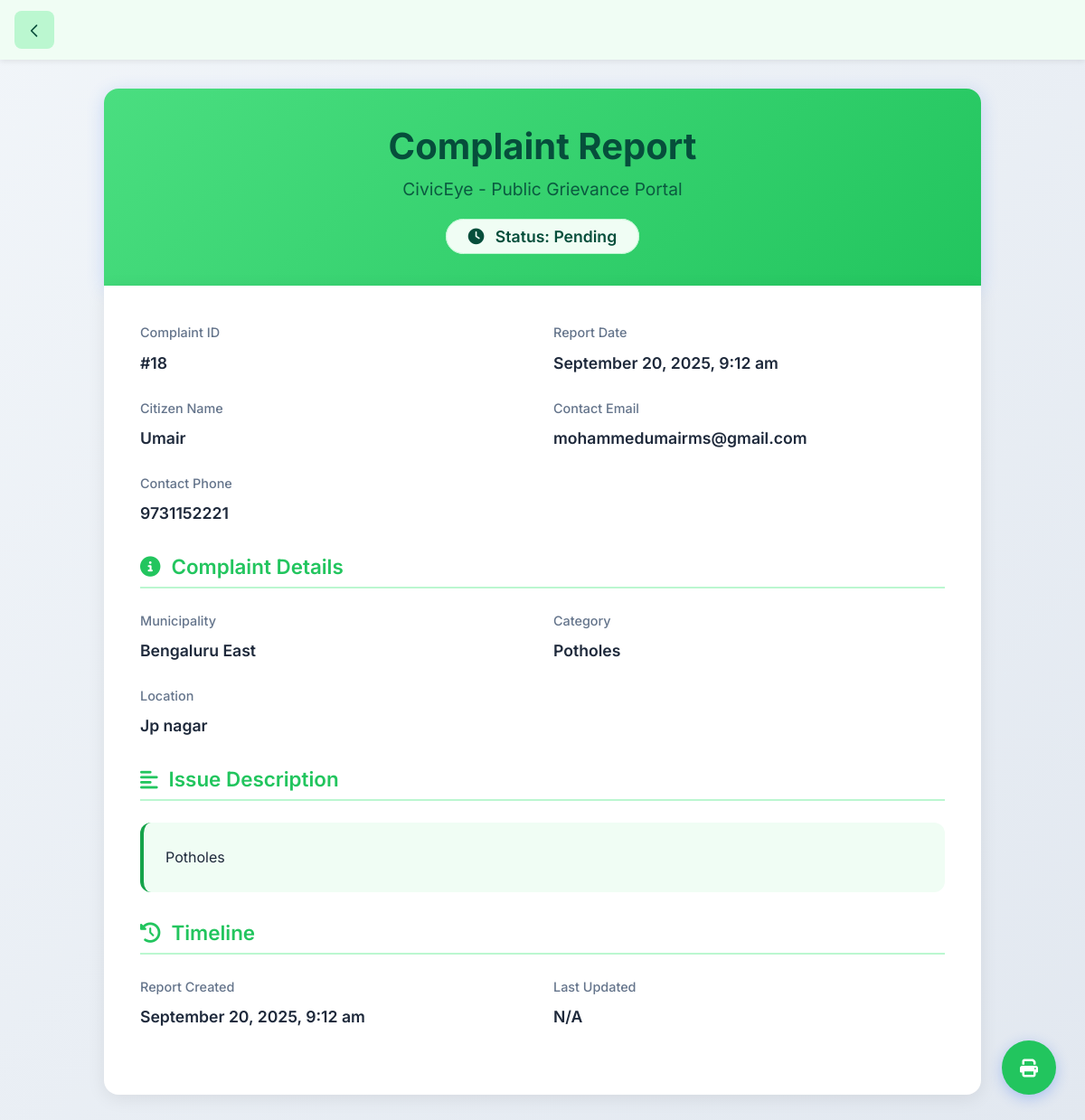
The page /view_complaint.php?id=18 on the database its author committed.
### tables this page shows
CREATE TABLE `complaints` (
  `id` int(11) NOT NULL,
  `citizen_name` varchar(100) NOT NULL,
  `citizen_email` varchar(100) DEFAULT NULL,
  `citizen_phone` varchar(15) DEFAULT NULL,
  `municipality_id` int(11) DEFAULT NULL,
  `category_id` int(11) NOT NULL,
  `location` varchar(255) DEFAULT NULL,
  `description` text NOT NULL,
  `image` varchar(255) DEFAULT NULL,
  `status` enum('Pending','In Progress','Closed') DEFAULT 'Pending',
  `created_at` timestamp NULL DEFAULT current_timestamp(),
  `closed_at` timestamp NULL DEFAULT NULL,
  `resolver_image` varchar(255) DEFAULT NULL,
  `remarks` text DEFAULT NULL,
  `latitude` varchar(50) DEFAULT NULL,
  `longitude` varchar(50) DEFAULT NULL,
  `false_info` tinyint(1) DEFAULT 0
);

CREATE TABLE `municipalities` (
  `id` int(11) NOT NULL,
  `name` varchar(100) NOT NULL,
  `username` varchar(255) NOT NULL,
  `email` varchar(255) NOT NULL,
  `password` varchar(255) NOT NULL
);

CREATE TABLE `categories` (
  `id` int(11) NOT NULL,
  `name` varchar(100) NOT NULL,
  `email` varchar(150) NOT NULL
);

### view_complaint.php (the view, shortened to what this page needs)
 <?php
include 'db.php';
$id = intval($_GET['id']);
$sql = "SELECT c.*, m.name as municipality_name, cat.name as category_name
        FROM complaints c
        LEFT JOIN municipalities m ON c.municipality_id = m.id
        LEFT JOIN categories cat ON c.category_id = cat.id
        WHERE c.id=$id";
$res = $conn->query($sql);
$c = $res->fetch_assoc();
$created_date = date('F j, Y, g:i a', strtotime($c['created_at']));
$updated_date = !empty($c['updated_at']) ? date('F j, Y, g:i a', strtotime($c['updated_at'])) : 'N/A';
$status_colors = [
    'Pending' => 'warning',
    'Open' => 'primary',
    'In Progress' => 'info',
    'Resolved' => 'success',
    'Closed' => 'secondary'
];
$status_color = $status_colors[$c['status']] ?? 'secondary';
?>
<!DOCTYPE html>
<html lang="en">
<head>
    <link rel="stylesheet" href="https://cdn.jsdelivr.net/npm/bootstrap@5.3.3/dist/css/bootstrap.min.css">
    <link rel="stylesheet" href="https://cdnjs.cloudflare.com/ajax/libs/font-awesome/6.5.0/css/all.min.css">
</head>
<body>
<nav class="navbar-custom"><a href="index.php">
  <button onclick="" class="back-btn">
    <svg xmlns="http://www.w3.org/2000/svg"
         fill="none"
         viewBox="0 0 24 24"
         stroke="currentColor"
         class="icon">
      <path stroke-linecap="round"
            stroke-linejoin="round"
            stroke-width="2"
            d="M15 19l-7-7 7-7" />
    </svg>
    </a>
</nav>
    <div class="report-container">
        <div class="report-header">
            <h1 class="report-title">Complaint Report</h1>
            <p class="report-subtitle">CivicEye - Public Grievance Portal</p>
            <span class="status-badge bg-<?= $status_color ?>">
                <i class="fas fa-<?= $c['status'] == 'Resolved' ? 'check-circle' : 'clock' ?> me-2"></i>
                Status: <?= htmlspecialchars($c['status']) ?>
            </span>
        </div>
        <div class="report-body">
            <div class="info-grid">
                <div class="info-item">
                    <span class="info-label">Complaint ID</span>
                    <span class="info-value">#<?= $c['id'] ?></span>
                </div>
                <div class="info-item">
                    <span class="info-label">Report Date</span>
                    <span class="info-value"><?= $created_date ?></span>
                </div>
                <div class="info-item">
                    <span class="info-label">Citizen Name</span>
                    <span class="info-value"><?= htmlspecialchars($c['citizen_name']) ?></span>
                </div>
                <div class="info-item">
                    <span class="info-label">Contact Email</span>
                    <span class="info-value"><?= !empty($c['citizen_email']) ? htmlspecialchars($c['citizen_email']) : 'Not provided' ?></span>
                </div>
                <div class="info-item">
                    <span class="info-label">Contact Phone</span>
                    <span class="info-value"><?= !empty($c['citizen_phone']) ? htmlspecialchars($c['citizen_phone']) : 'Not provided' ?></span>
                </div>
            </div>
            <h3 class="section-title">
                <i class="fas fa-info-circle"></i>
                Complaint Details
            </h3>
            <div class="info-grid">
                <div class="info-item">
                    <span class="info-label">Municipality</span>
                    <span class="info-value"><?= htmlspecialchars($c['municipality_name']) ?></span>
                </div>
                <div class="info-item">
                    <span class="info-label">Category</span>
                    <span class="info-value"><?= !empty($c['category_name']) ? htmlspecialchars($c['category_name']) : 'Not specified' ?></span>
                </div>
                <div class="info-item">
                    <span class="info-label">Location</span>
                    <span class="info-value"><?= htmlspecialchars($c['location']) ?></span>
                </div>
            </div>
            <h3 class="section-title">
                <i class="fas fa-align-left"></i>
                Issue Description
            </h3>
            <div class="description-box">
                <?= nl2br(htmlspecialchars($c['description'])) ?>
            </div>
            <h3 class="section-title">
                <i class="fas fa-history"></i>
                Timeline
            </h3>
            <div class="info-grid">
                <div class="info-item">
                    <span class="info-label">Report Created</span>
                    <span class="info-value"><?= $created_date ?></span>
                </div>
                <div class="info-item">
                    <span class="info-label">Last Updated</span>
                    <span class="info-value"><?= $updated_date ?></span>
                </div>
            </div>
        </div>
    </div>
    <div class="print-button" onclick="window.print()">
        <i class="fas fa-print fa-lg"></i>
    </div>
</body>
</html

### view_complaint.php (style rules this page uses)
:root { --primary-color: #22c55e; --primary-light: #4ade80; --success-color: #16a34a; --warning-color: #f59e0b; --danger-color: #ef4444; --light-bg: #f0fdf4; --border-color: #bbf7d0; --text-dark: #064e3b; }
body { font-family: 'Inter', -apple-system, BlinkMacSystemFont, sans-serif; background: linear-gradient(135deg, #f1f5f9 0%, #e2e8f0 100%); color: #1e293b; line-height: 1.6; min-height: 100vh; }
.report-container { max-width: 1000px; margin: 2rem auto; padding: 0 15px; }
.report-header { background: linear-gradient(135deg, var(--primary-color), #1d4ed8); color: white; padding: 2.5rem; border-radius: 16px 16px 0 0; text-align: center; box-shadow: 0 4px 20px rgba(37, 99, 235, 0.2); }
.report-title { font-size: 2.5rem; font-weight: 700; margin-bottom: 0.5rem; }
.report-subtitle { font-size: 1.2rem; opacity: 0.9; margin-bottom: 1.5rem; }
.report-body { background: white; padding: 2.5rem; border-radius: 0 0 16px 16px; box-shadow: 0 4px 20px rgba(0, 0, 0, 0.08); }
.status-badge { font-size: 1.1rem; padding: 0.5rem 1.5rem; border-radius: 50px; font-weight: 600; }
.info-grid { display: grid; grid-template-columns: repeat(auto-fit, minmax(300px, 1fr)); gap: 1.5rem; margin-bottom: 2rem; }
.info-item { display: flex; flex-direction: column; }
.info-label { font-size: 0.9rem; color: #64748b; font-weight: 500; margin-bottom: 0.5rem; }
.info-value { font-size: 1.1rem; font-weight: 600; color: #1e293b; }
.section-title { font-size: 1.4rem; font-weight: 600; margin: 2rem 0 1.5rem 0; padding-bottom: 0.5rem; border-bottom: 2px solid var(--border-color); color: var(--primary-color); display: flex; align-items: center; gap: 0.75rem; }
.description-box { background: var(--light-bg); padding: 1.5rem; border-radius: 12px; border-left: 4px solid var(--success-color); line-height: 1.8; }
.print-button { position: fixed; bottom: 2rem; right: 2rem; width: 60px; height: 60px; background: var(--primary-color); color: white; border-radius: 50%; display: flex; align-items: center; justify-content: center; box-shadow: 0 4px 15px rgba(37, 99, 235, 0.3); cursor: pointer; transition: all 0.3s ease; z-index: 100; }
:root { --green-light: #f0fdf4; --green-mid: #dcfce7; --green-accent: #bbf7d0; --text-dark: #064e3b; }
.navbar-custom { background: var(--green-light); padding: 0.75rem 1rem; display: flex; align-items: center; box-shadow: 0 2px 6px rgba(0,0,0,0.08); position: sticky; top: 0; z-index: 1000; }
.back-btn { background: var(--green-accent); border: none; padding: 0.5rem 0.75rem; border-radius: 8px; cursor: pointer; display: flex; align-items: center; justify-content: center; transition: all 0.2s ease; }
.back-btn .icon { width: 20px; height: 20px; stroke: var(--text-dark); }
.report-header { background: linear-gradient(135deg, var(--green-mid), var(--green-accent)); color: var(--text-dark); }
.report-title { color: var(--text-dark); }
.status-badge { background: var(--green-light) !important; color: var(--text-dark) !important; border: 1px solid var(--green-accent); }
.report-header { background: linear-gradient(135deg, var(--primary-light), var(--primary-color)); color: var(--text-dark); }
.section-title { color: var(--primary-color); }
.description-box { border-left: 4px solid var(--success-color); }
.print-button { background: var(--primary-color); }
.status-badge { background: var(--light-bg) !important; color: var(--text-dark) !important; border: 1px solid var(--border-color); }

### rows shown on the page
complaints: status "Pending", id "18", created_at "September 20, 2025, 9:12 am", citizen_name "Umair", citizen_email "mohammedumairms@gmail.com", citizen_phone "9731152221", municipality.name "Bengaluru East", category.name "Potholes", location "Jp nagar", description "Potholes"

### other values the page prints
$updated_date "N/A"
